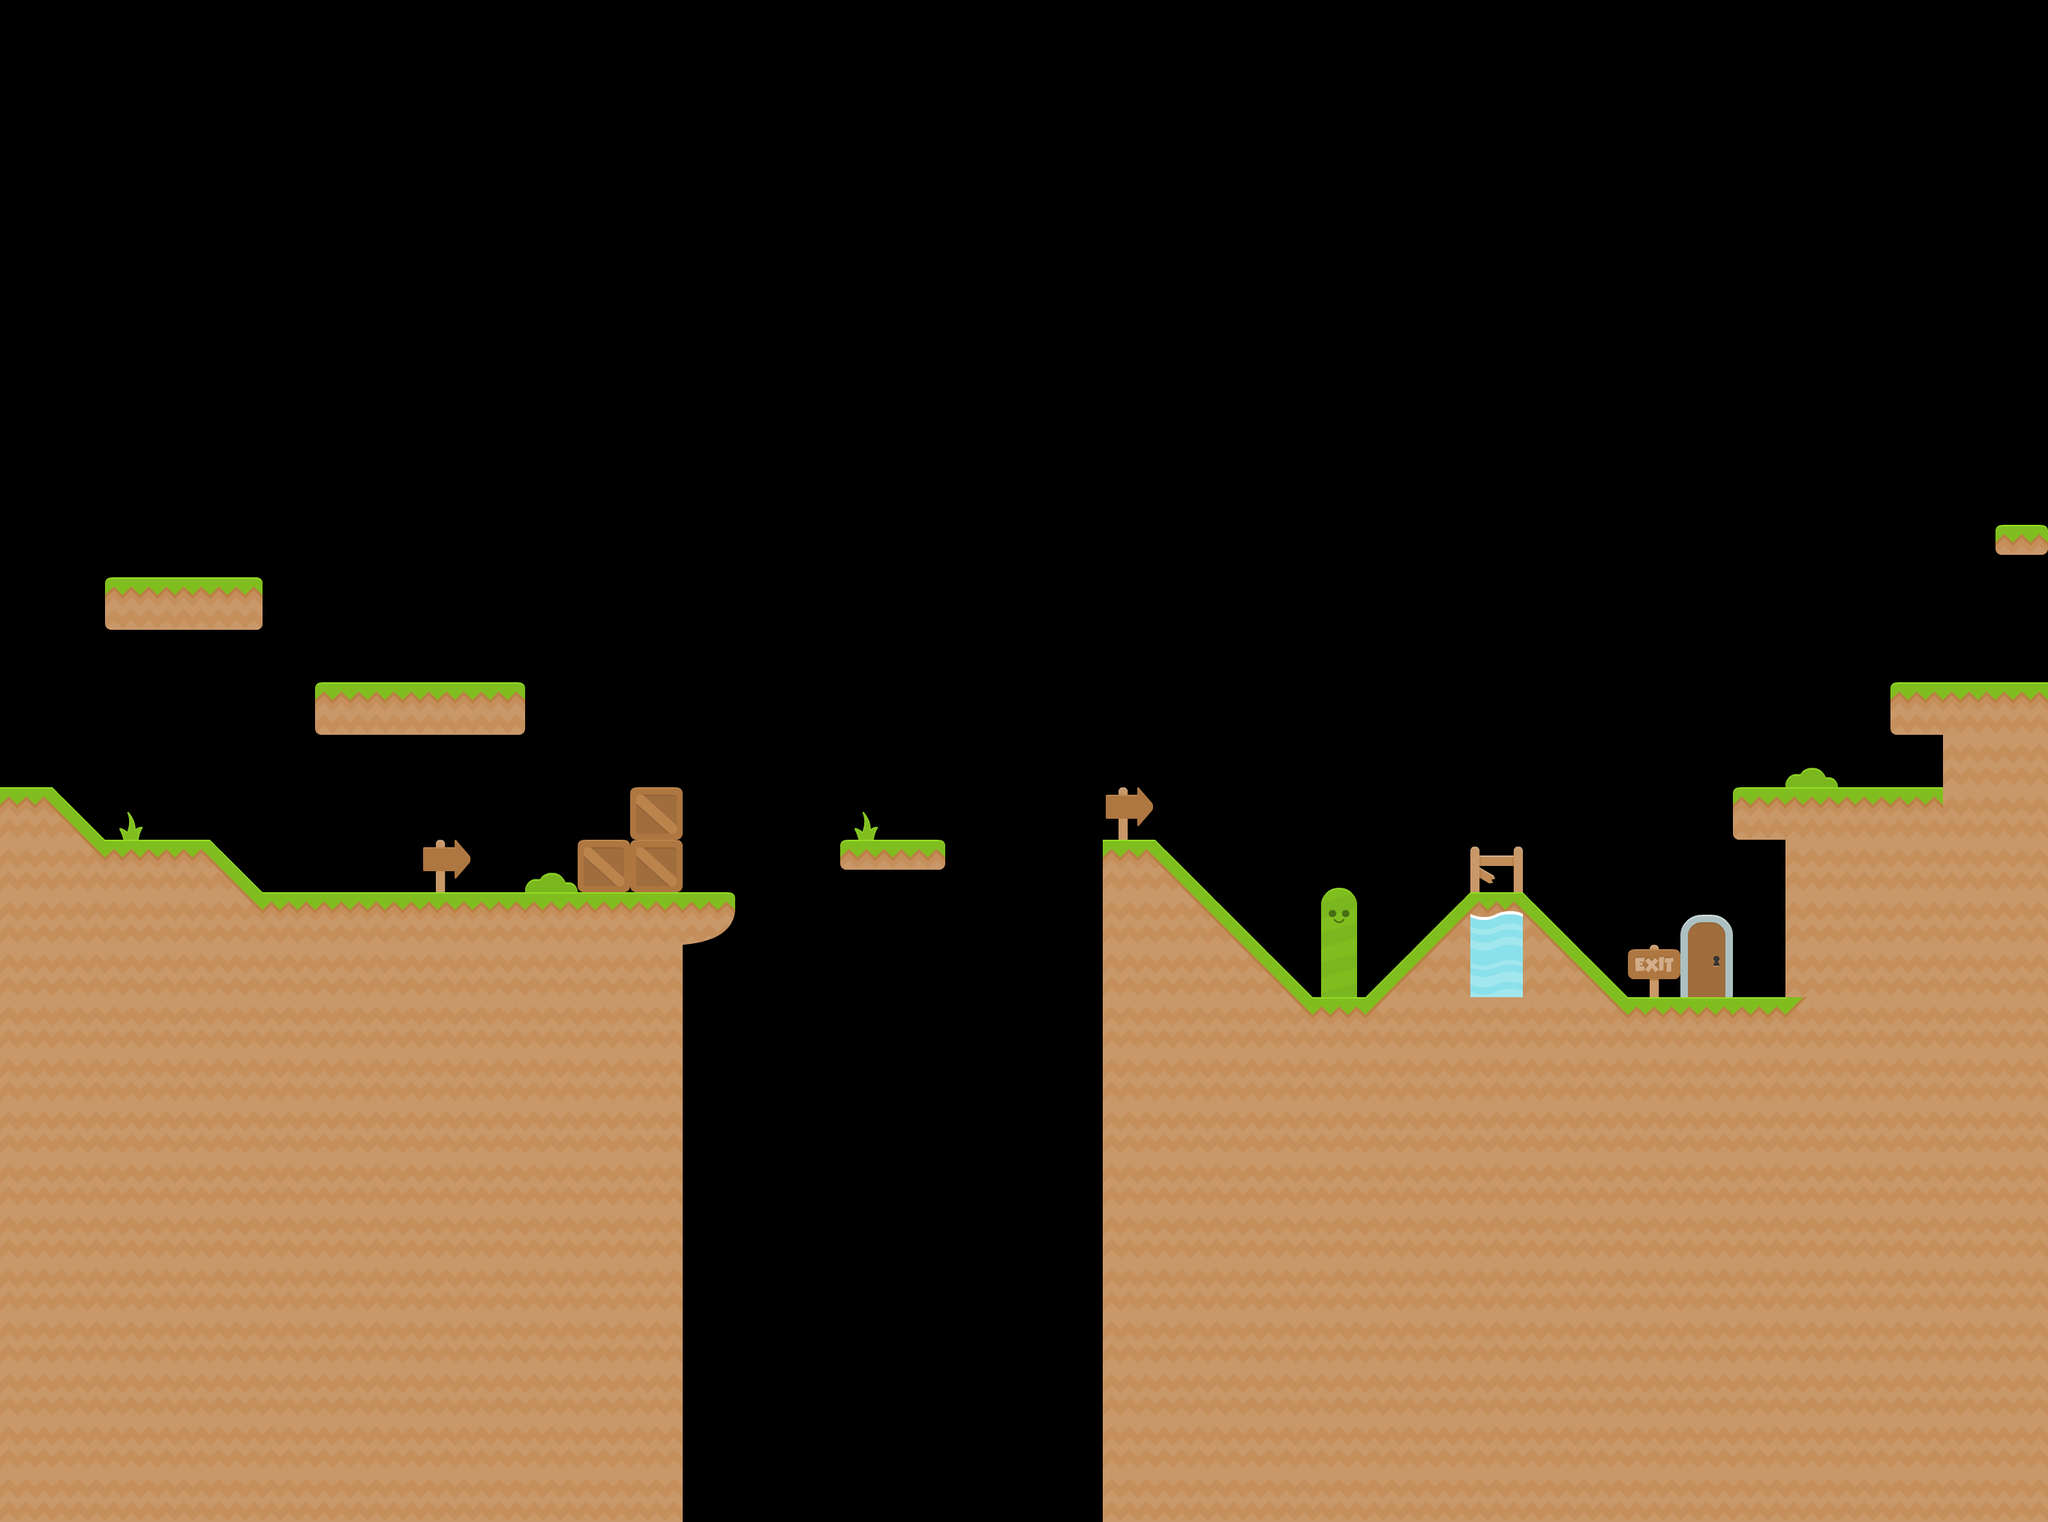

The image is a tile-based game level rendered from a .tmx file. Its description and source (layers, tilesets, objects; grid data summarised) follow:
An orthogonal 39x29 tile map with 70x70 px tiles, 5 tile layers (Cave, CaveForeground, caveHide, ground, ...), 2 tilesets and 39 objects (start, end, caveEntrance, caveExit, keyYellow, ...).

<map version="1.4" tiledversion="1.4.2" orientation="orthogonal" renderorder="right-down" width="39" height="29" tilewidth="70" tileheight="70" infinite="0" nextlayerid="17" nextobjectid="118">
 <editorsettings>
  <export target="../1.lua" format="lua" />
 </editorsettings>
 <tileset firstgid="1" name="tiles_spritesheet" tilewidth="70" tileheight="70" spacing="2" tilecount="169" columns="13">
  <image source="../../assets/Tiles/tiles_spritesheet.png" width="944" height="936" />
  <tile id="7">
   <animation>
    <frame tileid="7" duration="125" />
    <frame tileid="168" duration="125" />
   </animation>
  </tile>
  <tile id="27">
   <animation>
    <frame tileid="27" duration="125" />
    <frame tileid="40" duration="125" />
   </animation>
  </tile>
  <tile id="46">
   <animation>
    <frame tileid="46" duration="125" />
    <frame tileid="141" duration="125" />
   </animation>
  </tile>
  <tile id="110">
   <animation>
    <frame tileid="110" duration="125" />
    <frame tileid="90" duration="125" />
   </animation>
  </tile>
  <tile id="149">
   <animation>
    <frame tileid="149" duration="125" />
    <frame tileid="77" duration="125" />
   </animation>
  </tile>
 </tileset>
 <tileset firstgid="170" name="items_spritesheet" tilewidth="70" tileheight="70" spacing="2" tilecount="63" columns="7">
  <image source="../../assets/Items/items_spritesheet.png" width="504" height="648" />
 </tileset>
 <layer id="5" name="Cave" width="39" height="29">
  <data>[1131 cells, 43 non-empty, 1 distinct tile ids]</data>
 </layer>
 <layer id="7" name="CaveForeground" width="39" height="29">
  <data>[1131 cells, 5 non-empty, 3 distinct tile ids]</data>
 </layer>
 <layer id="9" name="caveHide" width="39" height="29">
  <data>[1131 cells, 43 non-empty, 1 distinct tile ids]</data>
 </layer>
 <layer id="1" name="ground" width="39" height="29">
  <data>[1131 cells, 426 non-empty, 16 distinct tile ids]</data>
 </layer>
 <layer id="2" name="Foreground" width="39" height="29">
  <data>[1131 cells, 72 non-empty, 14 distinct tile ids]</data>
 </layer>
 <objectgroup color="#ff0000" id="3" name="solid">
  <properties>
   <property name="collidable" type="bool" value="true" />
  </properties>
  <object id="2" x="770" y="1120" width="140" height="70" />
  <object id="3" x="840" y="1050" width="70" height="70">
   <properties>
    <property name="solid" type="bool" value="true" />
   </properties>
  </object>
  <object id="4" x="910" y="1190" width="70" height="70">
   <properties>
    <property name="solid" type="bool" value="true" />
   </properties>
  </object>
  <object id="10" x="1120" y="1120" width="140" height="40">
   <properties>
    <property name="solid" type="bool" value="true" />
   </properties>
  </object>
  <object id="14" x="350" y="1190" width="560" height="840" />
  <object id="30" x="420" y="910" width="280" height="70" />
  <object id="35" x="140" y="770" width="210" height="70" />
  <object id="36" x="350" y="1190">
   <polygon points="0,0 -70,-70 -210,-70 -280,-140 -350,-140 -350,840 0,840" />
  </object>
  <object id="38" x="1540" y="1120">
   <polygon points="0,0 210,210 0,210" />
  </object>
  <object id="39" x="1820" y="1330">
   <polygon points="0,0 140,-140 140,0" />
  </object>
  <object id="40" x="2030" y="1190">
   <polygon points="0,0 140,140 0,140" />
  </object>
  <object id="47" x="1470" y="1120" width="70" height="210" />
  <object id="58" x="2660" y="700" width="70" height="40" />
  <object id="61" x="-70" y="0" width="70" height="1120" />
  <object id="62" x="2730" y="0" width="70" height="980" />
  <object id="71" x="2520" y="910" width="35" height="52" />
  <object id="73" x="2555" y="910" width="175" height="10" />
  <object id="108" x="2730" y="980">
   <polygon points="0,0 70,0 70,1137.5 -1260,1137.5 -1260,350 -350,350 -350,140 -420,140 -420,70 -140,70 -140,140 -210,140 -210,210 -280,210 -280,420 -350,420 -350,490 -560,490 -560,560 -630,560 -630,630 -980,630 -980,840 -630,840 -630,770 -560,770 -560,700 -490,700 -490,630 -280,630 -280,560 -210,560 -210,350 -140,350 -140,280 -70,280 -70,210 0,210" />
  </object>
 </objectgroup>
 <objectgroup id="6" name="deadly">
  <object id="87" x="840" y="2030" width="700" height="140" />
 </objectgroup>
 <objectgroup id="11" name="startEnd">
  <object id="89" name="start" x="70" y="840">
   <point />
  </object>
  <object id="113" name="end" x="2240" y="1225" width="70" height="105" />
 </objectgroup>
 <objectgroup id="13" name="caveEntrance">
  <object id="103" name="caveEntrance" x="2560" y="920" width="140" height="140" />
 </objectgroup>
 <objectgroup id="14" name="caveExit">
  <object id="104" name="caveExit" x="2420" y="910" width="140" height="140" />
 </objectgroup>
 <objectgroup id="12" name="coins">
  <object id="90" x="210" y="630">
   <point />
  </object>
  <object id="91" x="560" y="770">
   <point />
  </object>
  <object id="92" x="210" y="980">
   <point />
  </object>
  <object id="93" x="560" y="1120">
   <point />
  </object>
  <object id="94" x="1540" y="910">
   <point />
  </object>
  <object id="95" x="1750" y="1050">
   <point />
  </object>
  <object id="96" x="1400" y="1190">
   <point />
  </object>
  <object id="97" x="2135" y="1662.5">
   <point />
  </object>
  <object id="98" x="2520" y="1260">
   <point />
  </object>
  <object id="105" x="2170" y="770">
   <point />
  </object>
 </objectgroup>
 <objectgroup id="16" name="spikes">
  <object id="115" x="420" y="1155" width="70" height="35" />
  <object id="116" x="560" y="875" width="70" height="35" />
 </objectgroup>
 <objectgroup id="15" name="keys">
  <object id="107" name="keyYellow" x="1925" y="1715">
   <point />
  </object>
  <object id="110" name="keyGreen" x="717.5" y="805">
   <point />
  </object>
  <object id="111" name="keyBlue" x="332.5" y="612.5">
   <point />
  </object>
  <object id="112" name="keyRed" x="210" y="700">
   <point />
  </object>
 </objectgroup>
</map>